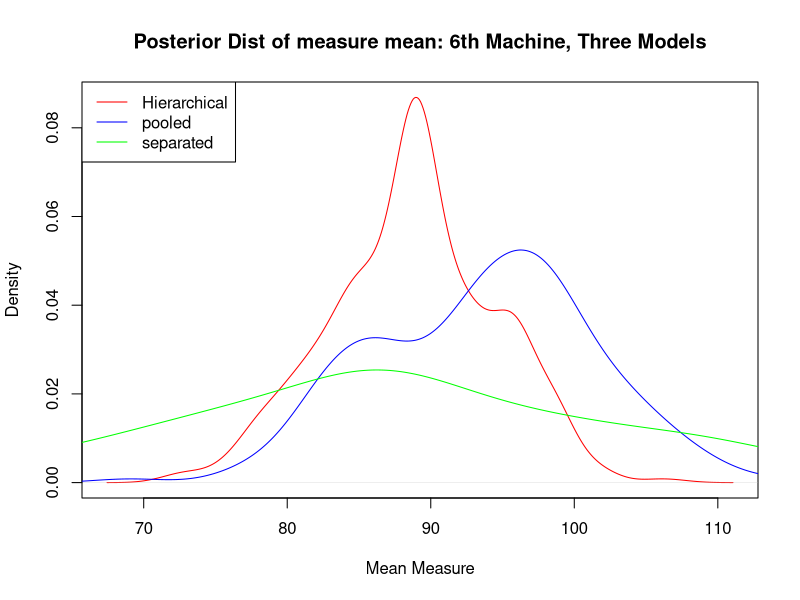
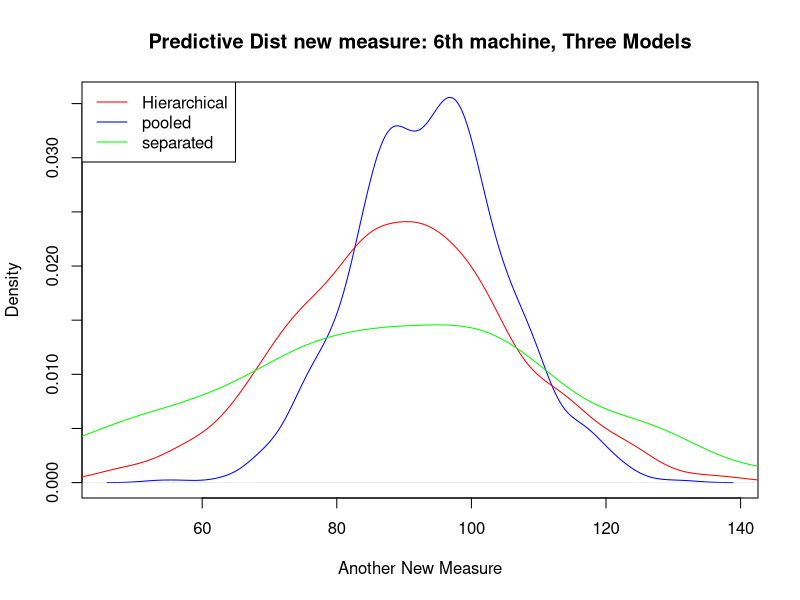
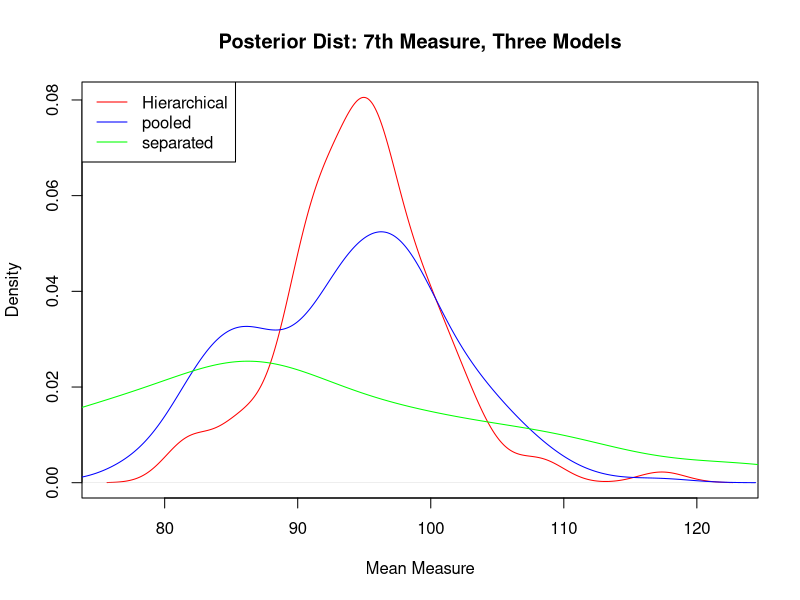

Source code (R) for these figures, in order:
## ---- chunk 1
Data              <-  data.frame(machine = rep(1:6, each=5), 
                               measure = c(83, 92, 92, 46, 67,
                                           117, 109, 114, 104, 87,
                                           101, 93, 92, 86, 67,
                                           105, 119, 116, 102, 116,
                                           79, 97, 103, 79, 92,
                                           57, 92, 104, 77, 100))
J               <- length(unique(Data$machine))
n               <- length(Data$measure)
## ---- chunk 2
theta_start         <- sapply(1:6,function(x) sample(Data$measure[Data$machine==x],
                                                 10, replace=TRUE))
## ---- chunk 3
TauHat2       <- function(theta) {
  mu            <- mean(theta)
  Tau2         <- ( 1/(J-1) ) * sum((theta - mu)^2)
  return(Tau2)
} 

Tau_CondPosterior      <- function(theta) {
  Tau2         <- TauHat2(theta) 
  Tau_Post      <- (J - 1) * (Tau2)/rchisq(1,J-1)
  return(Tau_Post)
  }
## ---- chunk 4
FsigmaHat2   <- function(theta) {
  sigmaHat2   <-  sapply(1:6, function(x) (Data$measure[Data$machine==x] - theta[x])^2)  
  sigmaHat2   <-  (1/n) * sum(unlist(sigmaHat2))
  return(sigmaHat2)
}

Sigma2_CodPosterior      <-  function(theta) {
  Sigma2_Hat      <- FsigmaHat2(theta) 
  Sigma2_Post      <-  (n) * (Sigma2_Hat)/rchisq(1,n)
  return(Sigma2_Post)
  }
## ---- chunk 5
Mu_Hat          <- function(theta) {
  mean(theta)
} 

Mu_CondPosterior        <- function(theta,tau2) {
  Mu_Hat    <- Mu_Hat(theta)
  rnorm(1,Mu_Hat,sqrt(tau2/J))
}
## ---- chunk 6
Theta_Hat_j     <- function(j,mu,sigma2,tau2) {
  Yavg_j       <- mean(Data$measure[Data$machine==j])
  N_j           <- length(Data$measure[Data$machine==j])
  ( (1/tau2) * mu + (N_j/sigma2) * Yavg_j  ) / ( (1/tau2) + (N_j/sigma2)  )
} 
VTheta_Hat_j   <- function(j,mu,sigma2,tau2) {
  N_j           <- length(Data$measure[Data$machine==j])
  ( 1 ) / ( (1/tau2) + (N_j/sigma2) )
} 
Theta_CondPosterior         <- function(mu,sigma2,tau2) {
  theta         <- NULL 
  for (j in 1:J) {
    T_Hat       <- Theta_Hat_j(j,mu,sigma2,tau2)   
    V_T_Hat     <- VTheta_Hat_j(j,mu,sigma2,tau2)
    theta[j]    <- rnorm(1,T_Hat,sqrt(V_T_Hat)) 
  }
  return(theta)
}
## ---- chunk 7
sims          <- 200
Gibbs_Sampler      <- function(start_pt_seq_No) {
  param         <- 9
  sample_parameters       <- matrix(NA, ncol = param, nrow = sims )
  colnames(sample_parameters)<-  c("theta1", "theta2", "theta3", 
                         "theta4", "theta5", "theta6", 
                         "mu", "sigma2", "tau2")
  sample_parameters[1,1:6]<- theta_start[start_pt_seq_No,]
  sample_parameters[1,9]  <- Tau_CondPosterior(theta_start[start_pt_seq_No,])
  sample_parameters[1,8]  <- Sigma2_CodPosterior(theta_start[start_pt_seq_No,])
  sample_parameters[1,7]  <- Mu_CondPosterior(theta_start[start_pt_seq_No,],sample_parameters[1,9])
   
  for (s in 2:sims) {
    sample_parameters[s,1:6]<- Theta_CondPosterior(sample_parameters[s-1,7],sample_parameters[s-1,8],sample_parameters[s-1,9])
    sample_parameters[s,9]  <- Tau_CondPosterior(sample_parameters[s,1:6])
    sample_parameters[s,8]  <- Sigma2_CodPosterior(sample_parameters[s,1:6])
    sample_parameters[s,7]  <- Mu_CondPosterior(sample_parameters[s,1:6],sample_parameters[s,9])
  }
return(sample_parameters)
#Warm-up
}
sample_parameters           <- lapply(1:10, function(x) Gibbs_Sampler(x))
sample_parameters.1         <- sample_parameters[[1]][101:200, ] 
sample_parameters.combined <- rbind(sample_parameters[[1]][101:200, ], sample_parameters[[2]][101:200, ], sample_parameters[[3]][101:200, ], sample_parameters[[4]][101:200, ], sample_parameters[[5]][101:200, ], sample_parameters[[6]][101:200, ], sample_parameters[[7]][101:200, ], sample_parameters[[8]][101:200, ], sample_parameters[[9]][101:200, ], sample_parameters[[10]][101:200, ])
#Transform the variance in to sd.
sample_parameters.combined[,8:9]   <- sqrt(sample_parameters.combined[,8:9] )

# Quantiles
t(apply(sample_parameters.combined,2, function(x) quantile(x, c(.025,.25,.5,.75,.975))))

## ---- chunk 8
Yavg_Pooled   <-  mean(Data$measure)
Var_Pooled      <-  sum( (Data$measure[Data$machine==6] - 
                            mean(Data$measure))^2 )/( length(Data$measure) - 1)
Theta_Posterior_Pooled_6<- rnorm(sims, Yavg_Pooled, sqrt(Var_Pooled))
Yavg_Pooled_6     <-  mean(Data$measure[Data$machine==6]) 
Var_Pooled_6       <-  sum( (Data$measure[Data$machine==6] - 
                            mean(Data$measure[Data$machine==6]))^2 ) / 
                        ( length(Data$measure[Data$machine==6]) - 1)
Theta_Posterior_Sep_6   <- rnorm(sims, Yavg_Pooled_6, sqrt(Var_Pooled_6))
## ---- chunk 9
plot(density(sample_parameters.combined[,"theta6"]), col="red", 
     xlab="Mean Measure", 
     ylab="Density", 
     main="Posterior Dist of measure mean: 6th Machine, Three Models")
lines(density(Theta_Posterior_Pooled_6), col="blue")
lines(density(Theta_Posterior_Sep_6), col="green")
legend("topleft",col = c("red","blue", "green"),
       legend=c("Hierarchical","pooled", "separated"),
       lty = c(1,1,1)) 
## ---- chunk 10
y_pred_Hierar <- rnorm(1000, mean=sample_parameters.combined[,"theta6"], sd = sample_parameters.combined[,"sigma2"])
y_pred_Pooled <- rnorm(1000, mean = Theta_Posterior_Pooled_6, sd = sqrt(Var_Pooled))
y_pred_Sep <- rnorm(1000, mean = Theta_Posterior_Sep_6, sd = sqrt(Var_Pooled_6))

plot(density(y_pred_Pooled), col= "blue", 
     xlab="Another New Measure", 
     ylab="Density", 
     main="Predictive Dist new measure: 6th machine, Three Models")
lines(density(y_pred_Hierar), col="red")
lines(density(y_pred_Sep), col="green")
legend("topleft",col = c("red","blue", "green"),
       legend=c("Hierarchical","pooled", "separated"),
       lty = c(1,1,1)) 
## ---- chunk 11
plot(density(sample_parameters.1[,"mu"]), col="red", xlab="Mean Measure", 
    ylab="Density", main="Posterior Dist: 7th Measure, Three Models")
lines(density(Theta_Posterior_Pooled_6), col="blue")
lines(density(Theta_Posterior_Sep_6), col="green")
legend("topleft",col = c("red","blue", "green"), 
       legend=c("Hierarchical","pooled", "separated"), 
       lty = c(1,1,1)) 
